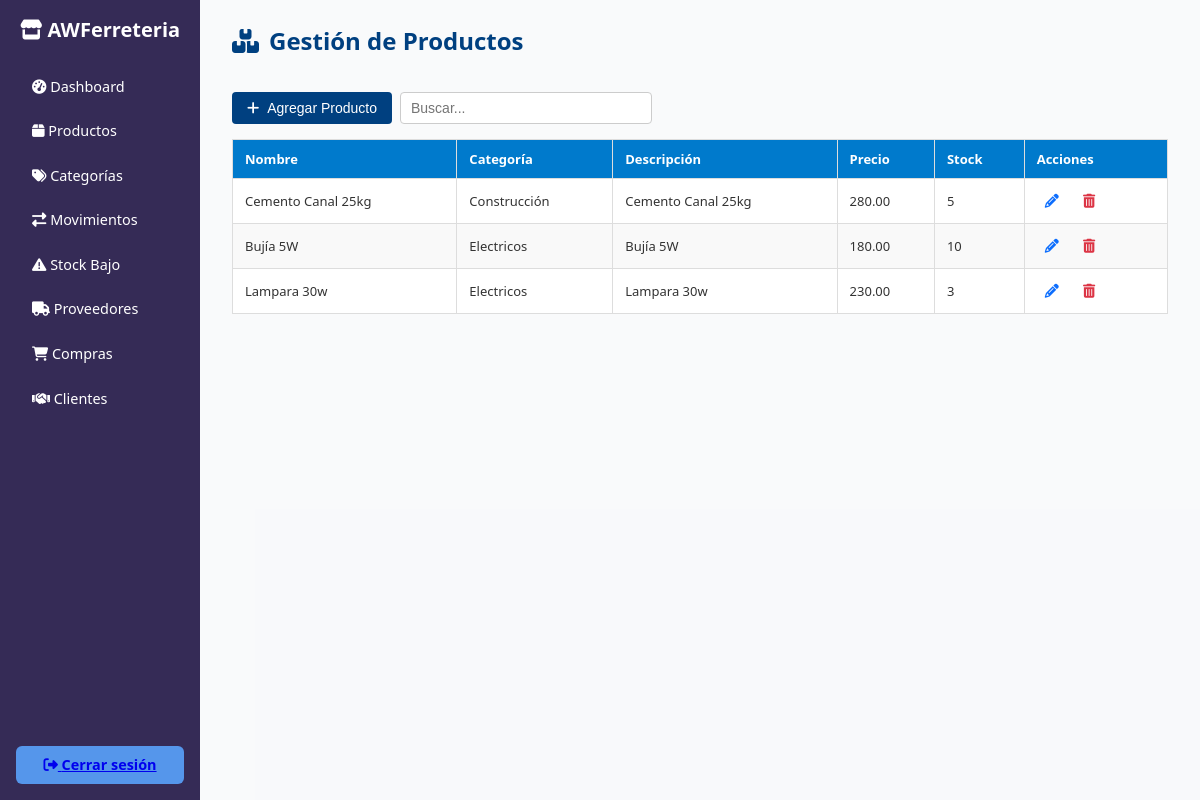
The page /inventario/productos.php (signed in) on the database as committed earlier.
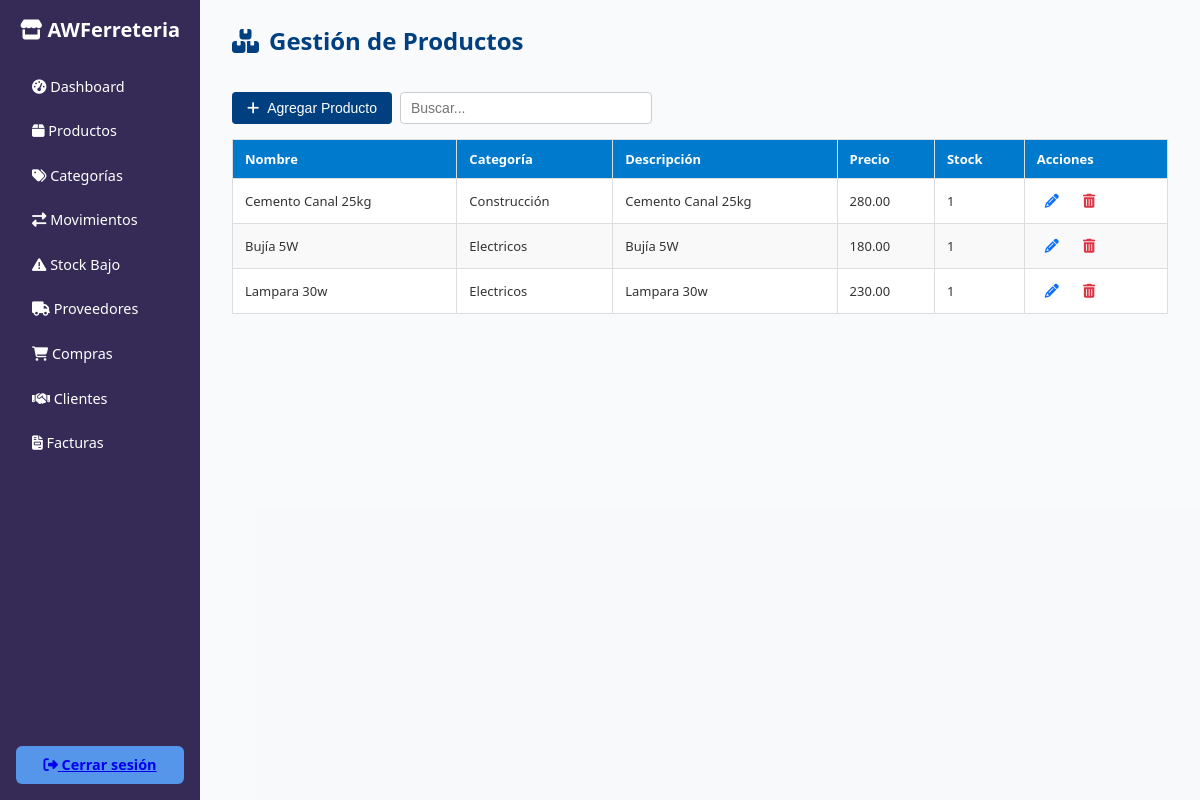
The same page on the database as committed later.
### tables this page shows
CREATE TABLE `productos` (
  `idproducto` int(11) NOT NULL,
  `nombre` varchar(150) NOT NULL,
  `idcategoria` int(11) NOT NULL,
  `descripcion` text DEFAULT NULL,
  `stock` int(11) DEFAULT 0,
  `stock_minimo` int(11) DEFAULT 5,
  `precio` decimal(10,2) NOT NULL,
  `activo` bit(1) DEFAULT b'1',
  `usuarioregistra` int(11) DEFAULT NULL,
  `fecharegistro` datetime DEFAULT current_timestamp(),
  `usuarioactualiza` int(11) DEFAULT NULL,
  `fechaactualizacion` datetime DEFAULT NULL
);

CREATE TABLE `categorias` (
  `idcategoria` int(11) NOT NULL,
  `nombre` varchar(100) NOT NULL,
  `activo` bit(1) DEFAULT b'1',
  `usuarioregistra` int(11) DEFAULT NULL,
  `fecharegistro` datetime DEFAULT current_timestamp(),
  `usuarioactualiza` int(11) DEFAULT NULL,
  `fechaactualizacion` datetime DEFAULT NULL
);

### config/seguridad.php (called while the page is built, shortened)
<?php
function obtenerMenusUsuario($idusuario) {
    $conn = getConnection();
    $menus = [];
    $sql = "SELECT usuario, clave FROM vista_permisos_menus WHERE idusuario = ? AND activo = b'1' ORDER BY usuario";
    $stmt = $conn->prepare($sql);
    $stmt->bind_param("i", $idusuario);
    $stmt->execute();
    $result = $stmt->get_result();
    while ($row = $result->fetch_assoc()) {
        $menus[] = $row;
    }
    return $menus;
}
?>

### inventario/productos.php (the view, shortened to what the changed rows need)
<?php
require_once('../config/seguridad.php');
$conn = getConnection();
$productos = $conn->query("
    SELECT p.*, c.nombre AS categoria
    FROM productos p
    LEFT JOIN categorias c ON p.idcategoria = c.idcategoria
    WHERE p.activo = b'1'
")->fetch_all(MYSQLI_ASSOC);
?>
<!DOCTYPE html>
<html lang="es">
<head>
    <link rel="stylesheet" href="https://cdnjs.cloudflare.com/ajax/libs/font-awesome/6.4.0/css/all.min.css">
</head>
<body>
    <div class="container">
        <?php include('../includes/sidebar_inventario.php'); ?>
        <main class="main-content">
            <h3><i class="fas fa-boxes"></i> Gestión de Productos</h3> <br>
            <table id="tablaProductos">
                <thead>
                    <tr>
                        <th>Nombre</th>
                        <th>Categoría</th>
                        <th>Descripción</th>
                        <th>Precio</th>
                        <th>Stock</th>
                        <th>Acciones</th>
                    </tr>
                </thead>
                <tbody>
                <?php
                $porPagina = 10;
                $pagina = isset($_GET['pagina']) ? max(1, intval($_GET['pagina'])) : 1;
                $offset = ($pagina - 1) * $porPagina;
                $productosPagina = array_slice($productos, $offset, $porPagina);
                foreach ($productosPagina as $p): ?>
                    <tr>
                        <td><?= htmlspecialchars($p['nombre']) ?></td>
                        <td><?= htmlspecialchars($p['categoria']) ?></td>
                        <td><?= htmlspecialchars($p['descripcion']) ?></td>
                        <td><?= number_format($p['precio'], 2) ?></td>
                        <td><?= $p['stock'] ?></td>
                        <td>
                            <button class="action-btn edit-btn" onclick="abrirModalEditar(<?= htmlspecialchars(json_encode($p)) ?>)" title="Editar">
                                <i class="fas fa-pencil-alt"></i>
                            </button>
                            <button class="action-btn delete-btn" onclick="abrirModalEliminar(<?= $p['idproducto'] ?>, '<?= htmlspecialchars($p['nombre'], ENT_QUOTES) ?>')" title="Eliminar">
                                <i class="fas fa-trash-alt"></i>
                            </button>
                        </td>
                    </tr>
                <?php endforeach; ?>
                </tbody>
            </table>
        </main>
    </div>
</body>
</html>

### includes/sidebar_inventario.php (shortened to what the changed rows need)
<?php
require_once('../config/seguridad.php');
$idusuario = $_SESSION['idusuario'];
$menus = obtenerMenusUsuario($idusuario);
$clavesMenus = array_column($menus, 'clave');
?>
<aside class="sidebar">
    <h2><i class="fas fa-store"></i> AWFerreteria</h2>
    <nav>
        <a href="../admin/dashboard_admin.php"><i class="fas fa-tachometer-alt"></i> Dashboard</a>
        <?php if (in_array('2.1.productos', $clavesMenus)): ?>
            <a href="../inventario/productos.php"><i class="fas fa-box"></i> Productos</a>
        <?php endif; ?>
        <?php if (in_array('2.2.categorias', $clavesMenus)): ?>
            <a href="../inventario/categorias.php"><i class="fas fa-tags"></i> Categorías</a>
        <?php endif; ?>
        <?php if (in_array('2.3.movimientos', $clavesMenus)): ?>
            <a href="../inventario/movimientos.php"><i class="fas fa-exchange-alt"></i> Movimientos</a>
        <?php endif; ?>
        <?php if (in_array('2.4.stock_bajo', $clavesMenus)): ?>
            <a href="../inventario/stock_bajo.php"><i class="fas fa-exclamation-triangle"></i> Stock Bajo</a>
        <?php endif; ?>
        <?php if (in_array('2.5.proveedores', $clavesMenus)): ?>
            <a href="../proveedores/proveedores.php"><i class="fas fa-truck"></i> Proveedores</a>
        <?php endif; ?>
        <?php if (in_array('2.6.compras', $clavesMenus)): ?>
            <a href="../proveedores/compras.php"><i class="fas fa-shopping-cart"></i> Compras</a>
        <?php endif; ?>
        <?php if (in_array('2.7.clientes', $clavesMenus)): ?>
            <a href="../clientes/clientes.php"><i class="fas fa-handshake"></i> Clientes</a>
        <?php endif; ?>
        <?php if (in_array('2.8.facturas', $clavesMenus)): ?>
            <a href="../facturacion/facturas.php"><i class="fas fa-file-invoice"></i> Facturas</a>
        <?php endif; ?>
    </nav>
</aside>

Rows that differ between the two databases and show on the page:
changed productos "Cemento Canal 25kg": stock "5" → "1"
changed productos "Bujía 5W": stock "10" → "1"
changed productos "Lampara 30w": stock "3" → "1"
Other text that changed with them:
text now shown: "Facturas"
